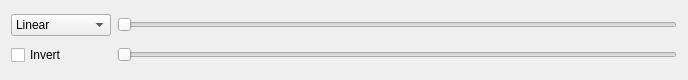
<?xml version="1.0" encoding="UTF-8"?>
<ui version="4.0">
 <class>FitsToolbar</class>
 <widget class="QWidget" name="FitsToolbar">
  <property name="geometry">
   <rect>
    <x>0</x>
    <y>0</y>
    <width>688</width>
    <height>80</height>
   </rect>
  </property>
  <property name="windowTitle">
   <string>Form</string>
  </property>
  <layout class="QGridLayout" name="gridLayout">
   <item row="0" column="1">
    <widget class="QSlider" name="vminSlider">
     <property name="maximum">
      <number>1000</number>
     </property>
     <property name="tracking">
      <bool>true</bool>
     </property>
     <property name="orientation">
      <enum>Qt::Horizontal</enum>
     </property>
    </widget>
   </item>
   <item row="1" column="1">
    <widget class="QSlider" name="vmaxSlider">
     <property name="maximum">
      <number>1000</number>
     </property>
     <property name="tracking">
      <bool>true</bool>
     </property>
     <property name="orientation">
      <enum>Qt::Horizontal</enum>
     </property>
    </widget>
   </item>
   <item row="0" column="0">
    <widget class="QComboBox" name="stretchComboBox">
     <item>
      <property name="text">
       <string>Linear</string>
      </property>
     </item>
     <item>
      <property name="text">
       <string>Logarithm</string>
      </property>
     </item>
     <item>
      <property name="text">
       <string>Square Root</string>
      </property>
     </item>
     <item>
      <property name="text">
       <string>Arcsinh</string>
      </property>
     </item>
     <item>
      <property name="text">
       <string>Power</string>
      </property>
     </item>
    </widget>
   </item>
   <item row="1" column="0">
    <widget class="QCheckBox" name="invertCheckBox">
     <property name="text">
      <string>Invert</string>
     </property>
    </widget>
   </item>
  </layout>
 </widget>
 <resources/>
 <connections/>
</ui>
